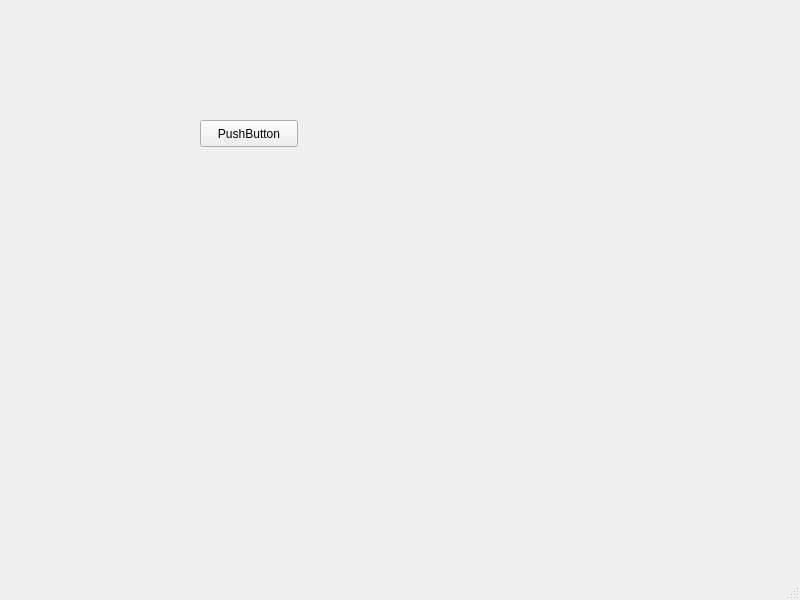
<?xml version="1.0" encoding="UTF-8"?>
<ui version="4.0">
 <class>MainWindow</class>
 <widget class="QMainWindow" name="MainWindow">
  <property name="geometry">
   <rect>
    <x>0</x>
    <y>0</y>
    <width>800</width>
    <height>600</height>
   </rect>
  </property>
  <property name="windowTitle">
   <string>MainWindow</string>
  </property>
  <widget class="QWidget" name="centralwidget">
   <widget class="QPushButton" name="pushButton">
    <property name="geometry">
     <rect>
      <x>200</x>
      <y>120</y>
      <width>98</width>
      <height>27</height>
     </rect>
    </property>
    <property name="text">
     <string>PushButton</string>
    </property>
   </widget>
  </widget>
  <widget class="QMenuBar" name="menubar">
   <property name="geometry">
    <rect>
     <x>0</x>
     <y>0</y>
     <width>800</width>
     <height>25</height>
    </rect>
   </property>
  </widget>
  <widget class="QStatusBar" name="statusbar"/>
 </widget>
 <resources/>
 <connections/>
</ui>
